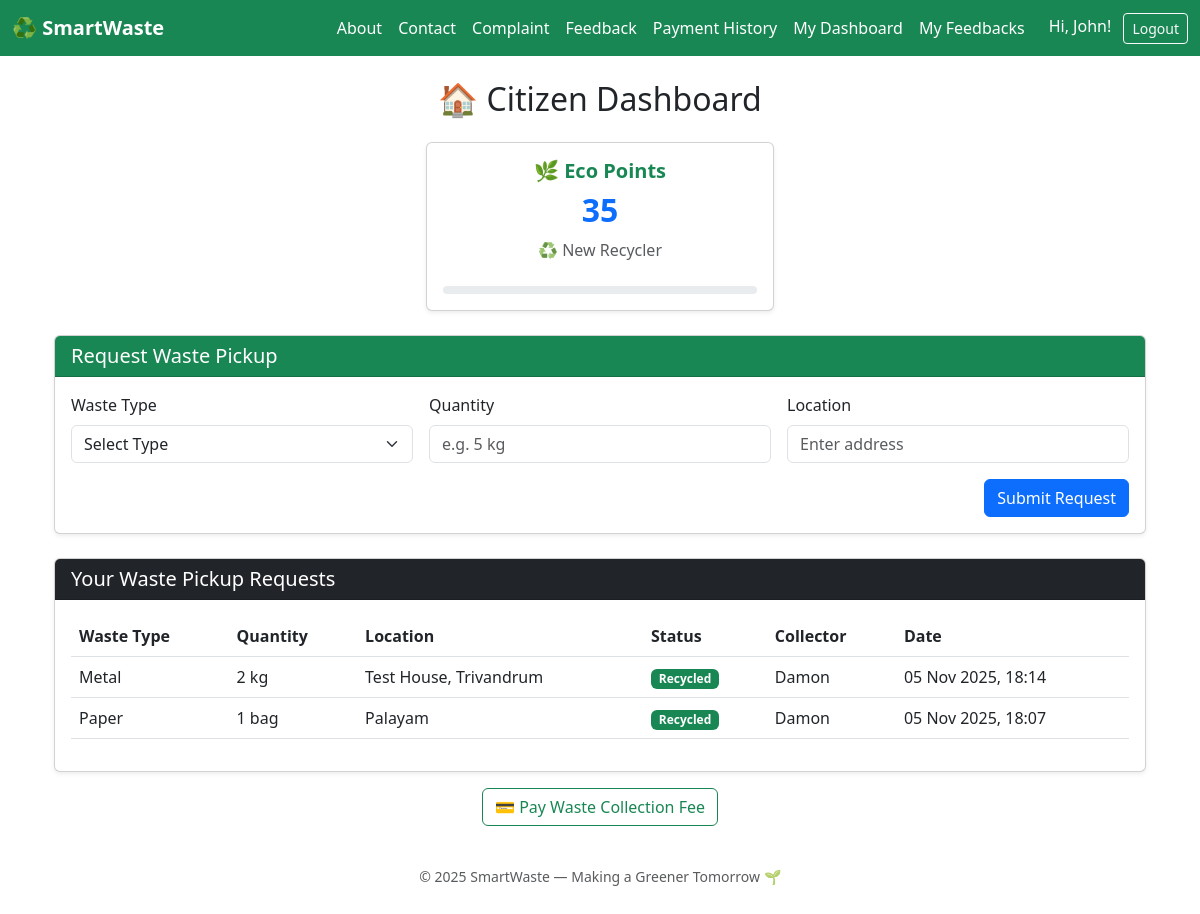
/citizen/dashboard/ (signed in), run on an earlier commit of the app's database.
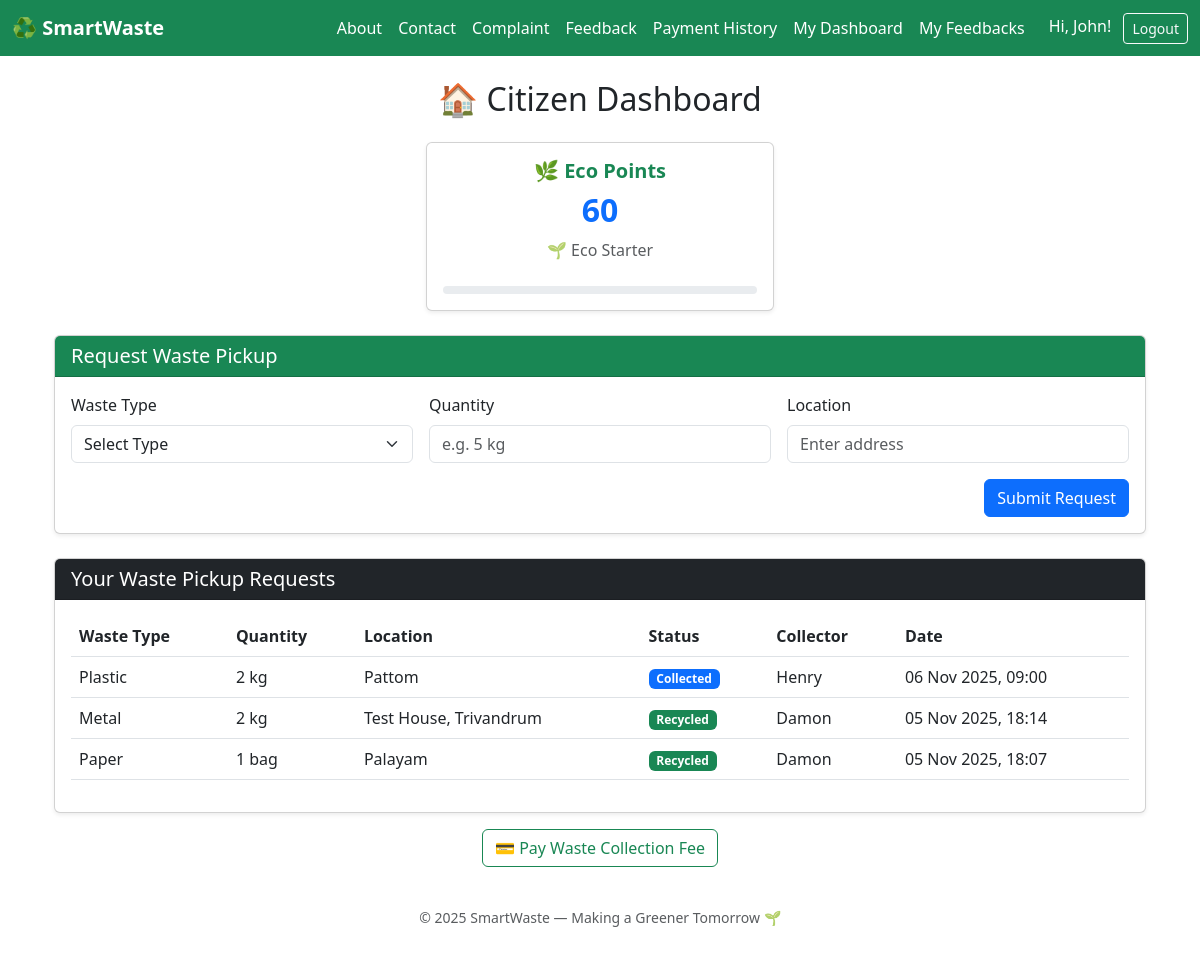
And on a later commit of the database.
### app/models.py (models this page shows, shortened)
class User(AbstractUser):
    ROLE_CHOICES = (
        ('citizen', 'Citizen'),
        ('collector', 'Collector'),
        ('admin', 'Admin'),
    )
    role = models.CharField(max_length=20, choices=ROLE_CHOICES, default='citizen')
    address = models.TextField(blank=True, null=True)
    eco_points = models.IntegerField(default=0)
    def get_level(self):
        if self.eco_points >= 200:
            return "🌎 Planet Protector"
        elif self.eco_points >= 100:
            return "🍃 Green Hero"
        elif self.eco_points >= 50:
            return "🌱 Eco Starter"
        else:
            return "♻️ New Recycler"

class WasteRequest(models.Model):
    WASTE_TYPES = (
        ('Plastic', 'Plastic'),
        ('Paper', 'Paper'),
        ('Metal', 'Metal'),
        ('Organic', 'Organic'),
    )
    STATUS_CHOICES = [
    ('Pending', 'Pending'),
    ('Assigned', 'Assigned'),
    ('Collected', 'Collected'),
    ('Recycled', 'Recycled'),
]
    user = models.ForeignKey(User, on_delete=models.CASCADE)
    waste_type = models.CharField(max_length=20, choices=WASTE_TYPES)
    quantity = models.CharField(max_length=50)
    location = models.CharField(max_length=255)
    latitude = models.FloatField(null=True, blank=True)
    longitude = models.FloatField(null=True, blank=True)
    status = models.CharField(max_length=20, choices=STATUS_CHOICES, default='Pending')
    assigned_collector = models.ForeignKey(User, on_delete=models.SET_NULL, null=True, blank=True, related_name='assigned_requests')
    created_at = models.DateTimeField(auto_now_add=True)

### app/views.py (the view, shortened to what this page needs)
# urls.py: path('citizen/dashboard/', views.citizen_dashboard, name='citizen_dashboard'),
@login_required
def citizen_dashboard(request):
    if request.user.role != 'citizen':
        messages.error(request, "Access denied.")
        return redirect('home')
    my_requests = WasteRequest.objects.filter(user=request.user).order_by('-created_at')
    context = {
        'requests': my_requests
    }
    return render(request, 'citizen/citizen_dashboard.html', context)

### templates/citizen/citizen_dashboard.html (shortened to what this page needs)
{% extends 'base.html' %}
{% load static %}
{% block content %}
<div class="container mt-4">
    <h2 class="text-center mb-4">🏠 Citizen Dashboard</h2>
    <div class="row mb-4 text-center">
  <div class="col-md-4 offset-md-4">
    <div class="card shadow-sm p-3">
      <h5 class="text-success fw-bold">🌿 Eco Points</h5>
      <h2 class="text-primary fw-bold">{{ user.eco_points }}</h2>
      <p class="text-muted">{{ user.get_level }}</p>
      <div class="progress mt-2" style="height: 8px;">
      </div>
    </div>
  </div>
</div>
    <div class="card shadow-sm mb-4">
        <div class="card-header bg-success text-white">
            <h5 class="mb-0">Request Waste Pickup</h5>
        </div>
        <div class="card-body">
            <form method="POST" class="row g-3">
                <div class="col-md-4">
                    <label class="form-label">Waste Type</label>
                    <select name="waste_type" class="form-select" required>
                        <option value="">Select Type</option>
                    </select>
                </div>
                <div class="col-md-4">
                    <label class="form-label">Quantity</label>
                    <input type="text" name="quantity" class="form-control" placeholder="e.g. 5 kg" required>
                </div>
                <div class="col-md-4">
                    <label class="form-label">Location</label>
                    <input type="text" name="location" class="form-control" placeholder="Enter address" required>
                </div>
                <div class="col-12 text-end">
                    <button type="submit" class="btn btn-primary">Submit Request</button>
                </div>
            </form>
        </div>
    </div>
    <div class="card shadow-sm">
        <div class="card-header bg-dark text-white">
            <h5 class="mb-0">Your Waste Pickup Requests</h5>
        </div>
        <div class="card-body table-responsive">
            {% if requests %}
            <table class="table table-hover align-middle">
                <thead>
                    <tr>
                        <th>Waste Type</th>
                        <th>Quantity</th>
                        <th>Location</th>
                        <th>Status</th>
                        <th>Collector</th>
                        <th>Date</th>
                    </tr>
                </thead>
                <tbody>
                    {% for req in requests %}
                    <tr>
                        <td>{{ req.waste_type }}</td>
                        <td>{{ req.quantity }}</td>
                        <td>{{ req.location }}</td>
                        <td>
                            <span class="badge
                                {% if req.status == 'Pending' %} bg-warning
                                {% elif req.status == 'Assigned' %} bg-info
                                {% elif req.status == 'Collected' %} bg-primary
                                {% elif req.status == 'Recycled' %} bg-success
                                {% endif %}">
                                {{ req.status }}
                            </span>
                        </td>
                        <td>
                            {% if req.assigned_collector %}
                                {{ req.assigned_collector.username }}
                            {% else %}
                                <em>Not Assigned</em>
                            {% endif %}
                        </td>
                        <td>{{ req.created_at|date:"d M Y, H:i" }}</td>
                    </tr>
                    {% endfor %}
                </tbody>
            </table>
            {% else %}
            <p class="text-center text-muted">You haven't made any requests yet.</p>
            {% endif %}
        </div>
    </div>
</div>
<div class="text-center m-3">
  <a href="{% url 'make_payment' %}" class="btn btn-outline-success">
    💳 Pay Waste Collection Fee
  </a>
</div>
{% endblock %}

### templates/base.html (shortened to what this page needs)
{% load static %}
<!DOCTYPE html>
<html lang="en">
  <head>
    <link
      rel="stylesheet"
      href="https://cdn.jsdelivr.net/npm/bootstrap@5.3.0/dist/css/bootstrap.min.css"
    />
  </head>
  <body>
    <nav class="navbar navbar-expand-lg navbar-dark bg-success">
      <div class="container-fluid">
        <a class="navbar-brand fw-bold" href="{% url 'home' %}">♻️ SmartWaste</a>
        <div class="collapse navbar-collapse" id="navbarNav">
          <ul class="navbar-nav ms-auto align-items-center">
            <li class="nav-item">
    <a class="nav-link text-white" href="{% url 'about' %}">About</a>
</li>
<li class="nav-item">
  <a class="nav-link text-white" href="{% url 'contact' %}">Contact</a>
</li>
            {% if user.is_authenticated %} {% if user.role == 'citizen' %}
            <li class="nav-item">
              <a class="nav-link text-white" href="{% url 'citizen_complaint' %}">
                 Complaint
              </a>
            </li>
            {% elif user.role == 'admin' %}
            <li class="nav-item">
              <a class="nav-link text-white" href="{% url 'admin_complaints' %}">
                <i class="bi bi-list-check text-white"></i> Manage Complaints
              </a>
            </li>
            {% endif %} {% endif %}
            <li class="nav-item">
              <a class="nav-link text-white" href="{% url 'feedback' %}"
                >Feedback</a
              >
            </li>
            {% if user.is_authenticated and user.role == 'citizen' %}
  <li class="nav-item ">
    <a class="nav-link text-white" href="{% url 'payment_history' %}">Payment History</a>
  </li>
{% endif %}
            {% if user.is_authenticated %} {% if user.role == 'citizen' %}
            <li class="nav-item">
              <a
                class="nav-link text-white"
                href="{% url 'citizen_dashboard' %}"
                >My Dashboard</a
              >
            </li>
            <li class="nav-item">
              <a class="nav-link text-white" href="{% url 'my_feedbacks' %}"
                >My Feedbacks</a
              >
            </li>
            {% elif user.role == 'admin' %}
            <li class="nav-item">
              <a class="nav-link text-white" href="{% url 'admin_dashboard' %}"
                >Admin Dashboard</a
              >
            </li>
            {% endif %}
            <li class="nav-item ms-3">
              <span class="text-white me-2">Hi, {{ user.username }}!</span>
              <a class="btn btn-outline-light btn-sm" href="{% url 'logout' %}"
                >Logout</a
              >
            </li>
            {% endif %}
          </ul>
        </div>
      </div>
    </nav>
    <div class="container mt-4">{% block content %}{% endblock %}</div>
    <footer class="text-center py-3 text-muted small mt-4">
  <p>© 2025 SmartWaste — Making a Greener Tomorrow 🌱</p>
</footer>
  </body>
</html>

What changed in the data, as far as the page shows it:
changed User "John": eco_points "35" → "60"; get_level "♻️ New Recycler" → "🌱 Eco Starter"
added WasteRequest: waste_type "Plastic", quantity "2 kg", location "Pattom", status "Collected", assigned_collector.username "Henry", created_at "06 Nov 2025, 09:00"
